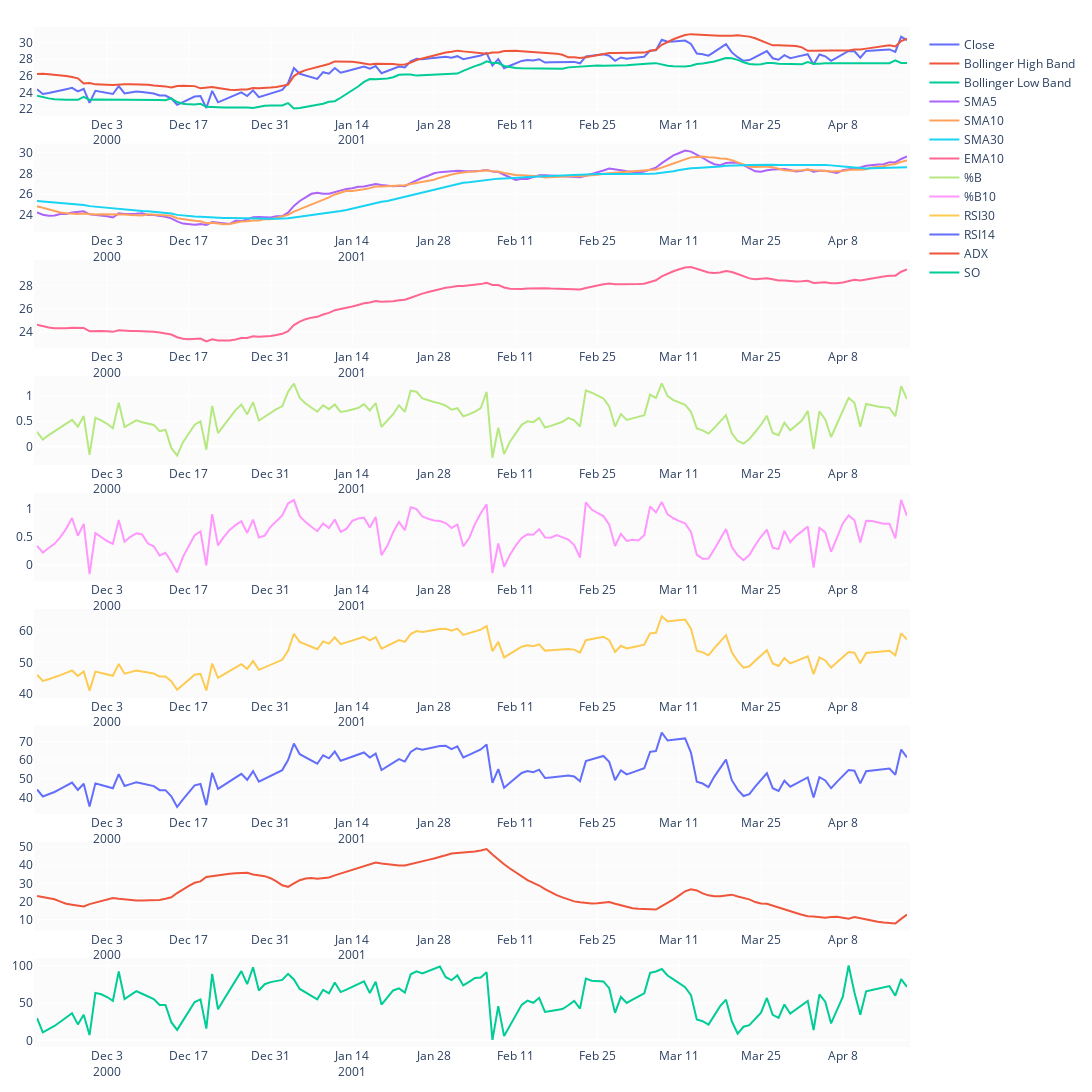

Source (notebook cell):
### Markdown cell above
### Visualize

### Code cell
start = 10400
# vdf = df
vdf = df[start:start+150]

fig = make_subplots(rows=9, cols=1)
#Price
fig.add_trace(go.Scatter(x=vdf.Date, y=vdf.Close, name='Close'), row=1, col=1)
fig.add_trace(go.Scatter(x=vdf.Date, y=vdf.HB, name='Bollinger High Band'), row=1, col=1)
fig.add_trace(go.Scatter(x=vdf.Date, y=vdf.LB, name='Bollinger Low Band'), row=1, col=1)
# fig.add_trace(go.Scatter(x=vdf.Date, y=vdf.MB, name='Bollinger Middle Band'), row=1, col=1)
#SMA
fig.add_trace(go.Scatter(x=vdf.Date, y=vdf.SMA5, name='SMA5'), row=2, col=1)
fig.add_trace(go.Scatter(x=vdf.Date, y=vdf.SMA10, name='SMA10'), row=2, col=1)
# fig.add_trace(go.Scatter(x=vdf.Date, y=vdf.SMA14, name='SMA14'), row=2, col=1)
fig.add_trace(go.Scatter(x=vdf.Date, y=vdf.SMA30, name='SMA30'), row=2, col=1)
# EMA
# fig.add_trace(go.Scatter(x=vdf.Date, y=vdf.EMA5, name='EMA5'), row=3, col=1)
fig.add_trace(go.Scatter(x=vdf.Date, y=vdf.EMA10, name='EMA10'), row=3, col=1)
# fig.add_trace(go.Scatter(x=vdf.Date, y=vdf.EMA14, name='EMA14'), row=3, col=1)
# fig.add_trace(go.Scatter(x=vdf.Date, y=vdf.KAMA, name='KAMA'), row=3, col=1)
#Bollinger Bands information
fig.add_trace(go.Scatter(x=vdf.Date, y=vdf['%B'], name='%B'), row=4, col=1)
fig.add_trace(go.Scatter(x=vdf.Date, y=vdf['%B10'], name='%B10'), row=5, col=1)
# fig.add_trace(go.Scatter(x=vdf.Date, y=vdf.BBBandWidth, name='BandWidth'), row=5, col=1)
# RSI
fig.add_trace(go.Scatter(x=vdf.Date, y=vdf.RSI30, name='RSI30'), row=6, col=1)
fig.add_trace(go.Scatter(x=vdf.Date, y=vdf.RSI14, name='RSI14'), row=7, col=1)
fig.add_trace(go.Scatter(x=vdf.Date, y=vdf.ADX, name='ADX'), row=8, col=1)
fig.add_trace(go.Scatter(x=vdf.Date, y=vdf.SO, name='SO'), row=9, col=1)

fig.update_layout(
    autosize=False,
    width=1500,
    height=1800,
    margin=dict(l=30,r=30,b=30,
                t=30,pad=3
                ),
    paper_bgcolor="White",
)

### Figure 1 — Plotly figure (JSON) as saved in the notebook; plotly's stock layout.template omitted (floating-point values rounded to 4 significant figures; data arrays with more than 128 entries replaced by an {"elided": "..."} marker saying what was removed)
{"data": [{"name": "Close", "type": "scatter", "x": {"elided": "150 str values"}, "xaxis": "x", "y": {"elided": "150 float values"}, "yaxis": "y"}, {"name": "Bollinger High Band", "type": "scatter", "x": {"elided": "150 str values"}, "xaxis": "x", "y": {"elided": "150 float values"}, "yaxis": "y"}, {"name": "Bollinger Low Band", "type": "scatter", "x": {"elided": "150 str values"}, "xaxis": "x", "y": {"elided": "150 float values"}, "yaxis": "y"}, {"name": "SMA5", "type": "scatter", "x": {"elided": "150 str values"}, "xaxis": "x2", "y": {"elided": "150 float values"}, "yaxis": "y2"}, {"name": "SMA10", "type": "scatter", "x": {"elided": "150 str values"}, "xaxis": "x2", "y": {"elided": "150 float values"}, "yaxis": "y2"}, {"name": "SMA30", "type": "scatter", "x": {"elided": "150 str values"}, "xaxis": "x2", "y": {"elided": "150 float values"}, "yaxis": "y2"}, {"name": "EMA10", "type": "scatter", "x": {"elided": "150 str values"}, "xaxis": "x3", "y": {"elided": "150 float values"}, "yaxis": "y3"}, {"name": "%B", "type": "scatter", "x": {"elided": "150 str values"}, "xaxis": "x4", "y": {"elided": "150 float values"}, "yaxis": "y4"}, {"name": "%B10", "type": "scatter", "x": {"elided": "150 str values"}, "xaxis": "x5", "y": {"elided": "150 float values"}, "yaxis": "y5"}, {"name": "RSI30", "type": "scatter", "x": {"elided": "150 str values"}, "xaxis": "x6", "y": {"elided": "150 float values"}, "yaxis": "y6"}, {"name": "RSI14", "type": "scatter", "x": {"elided": "150 str values"}, "xaxis": "x7", "y": {"elided": "150 float values"}, "yaxis": "y7"}, {"name": "ADX", "type": "scatter", "x": {"elided": "150 str values"}, "xaxis": "x8", "y": {"elided": "150 float values"}, "yaxis": "y8"}, {"name": "SO", "type": "scatter", "x": {"elided": "150 str values"}, "xaxis": "x9", "y": {"elided": "150 float values"}, "yaxis": "y9"}], "layout": {"autosize": false, "height": 1800, "margin": {"b": 30, "l": 30, "pad": 3, "r": 30, "t": 30}, "paper_bgcolor": "White", "width": 1500, "xaxis": {"anchor": "y", "domain": [0, 1]}, "xaxis2": {"anchor": "y2", "domain": [0, 1]}, "xaxis3": {"anchor": "y3", "domain": [0, 1]}, "xaxis4": {"anchor": "y4", "domain": [0, 1]}, "xaxis5": {"anchor": "y5", "domain": [0, 1]}, "xaxis6": {"anchor": "y6", "domain": [0, 1]}, "xaxis7": {"anchor": "y7", "domain": [0, 1]}, "xaxis8": {"anchor": "y8", "domain": [0, 1]}, "xaxis9": {"anchor": "y9", "domain": [0, 1]}, "yaxis": {"anchor": "x", "domain": [0.9185, 1]}, "yaxis2": {"anchor": "x2", "domain": [0.8037, 0.8852]}, "yaxis3": {"anchor": "x3", "domain": [0.6889, 0.7704]}, "yaxis4": {"anchor": "x4", "domain": [0.5741, 0.6556]}, "yaxis5": {"anchor": "x5", "domain": [0.4593, 0.5407]}, "yaxis6": {"anchor": "x6", "domain": [0.3444, 0.4259]}, "yaxis7": {"anchor": "x7", "domain": [0.2296, 0.3111]}, "yaxis8": {"anchor": "x8", "domain": [0.1148, 0.1963]}, "yaxis9": {"anchor": "x9", "domain": [0, 0.08148]}}}
